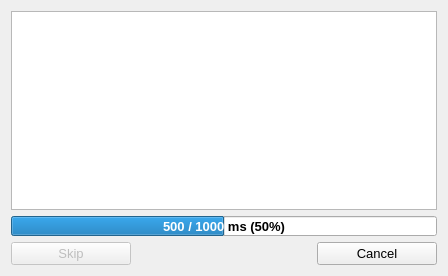
<?xml version="1.0" encoding="UTF-8"?>
<ui version="4.0">
 <class>JudgingDialog</class>
 <widget class="QDialog" name="JudgingDialog">
  <property name="windowModality">
   <enum>Qt::WindowModality::WindowModal</enum>
  </property>
  <property name="geometry">
   <rect>
    <x>0</x>
    <y>0</y>
    <width>448</width>
    <height>276</height>
   </rect>
  </property>
  <property name="minimumSize">
   <size>
    <width>448</width>
    <height>263</height>
   </size>
  </property>
  <property name="windowTitle">
   <string>Judging</string>
  </property>
  <layout class="QVBoxLayout" name="verticalLayout">
   <item>
    <layout class="QHBoxLayout" name="horizontalLayout_2">
     <item>
      <widget class="QTextBrowser" name="logViewer"/>
     </item>
    </layout>
   </item>
   <item>
    <layout class="QHBoxLayout" name="horizontalLayout">
     <item>
      <widget class="QProgressBar" name="progressBar">
       <property name="sizePolicy">
        <sizepolicy hsizetype="Expanding" vsizetype="Fixed">
         <horstretch>0</horstretch>
         <verstretch>0</verstretch>
        </sizepolicy>
       </property>
       <property name="maximumSize">
        <size>
         <width>16777215</width>
         <height>20</height>
        </size>
       </property>
       <property name="font">
        <font>
         <pointsize>10</pointsize>
         <bold>true</bold>
         <kerning>true</kerning>
        </font>
       </property>
       <property name="layoutDirection">
        <enum>Qt::LayoutDirection::LeftToRight</enum>
       </property>
       <property name="maximum">
        <number>1000</number>
       </property>
       <property name="value">
        <number>500</number>
       </property>
       <property name="alignment">
        <set>Qt::AlignmentFlag::AlignCenter</set>
       </property>
       <property name="textVisible">
        <bool>true</bool>
       </property>
       <property name="invertedAppearance">
        <bool>false</bool>
       </property>
       <property name="format">
        <string>%v / %m ms (%p%)</string>
       </property>
      </widget>
     </item>
    </layout>
   </item>
   <item>
    <layout class="QHBoxLayout" name="horizontalLayout_6">
     <item>
      <widget class="QPushButton" name="skipButton">
       <property name="enabled">
        <bool>false</bool>
       </property>
       <property name="minimumSize">
        <size>
         <width>120</width>
         <height>0</height>
        </size>
       </property>
       <property name="font">
        <font>
         <pointsize>10</pointsize>
         <bold>false</bold>
        </font>
       </property>
       <property name="cursor">
        <cursorShape>ArrowCursor</cursorShape>
       </property>
       <property name="text">
        <string>Skip</string>
       </property>
       <property name="icon">
        <iconset resource="../../resource.qrc">
         <normaloff>:/icon/media-skip-forward.svg</normaloff>:/icon/media-skip-forward.svg</iconset>
       </property>
       <property name="autoDefault">
        <bool>false</bool>
       </property>
       <property name="flat">
        <bool>false</bool>
       </property>
      </widget>
     </item>
     <item>
      <spacer name="horizontalSpacer">
       <property name="orientation">
        <enum>Qt::Orientation::Horizontal</enum>
       </property>
       <property name="sizeHint" stdset="0">
        <size>
         <width>40</width>
         <height>20</height>
        </size>
       </property>
      </spacer>
     </item>
     <item>
      <widget class="QPushButton" name="cancelButton">
       <property name="minimumSize">
        <size>
         <width>120</width>
         <height>0</height>
        </size>
       </property>
       <property name="font">
        <font>
         <pointsize>10</pointsize>
        </font>
       </property>
       <property name="text">
        <string>Cancel</string>
       </property>
       <property name="icon">
        <iconset resource="../../resource.qrc">
         <normaloff>:/icon/media-playback-stop.svg</normaloff>:/icon/media-playback-stop.svg</iconset>
       </property>
       <property name="autoDefault">
        <bool>false</bool>
       </property>
      </widget>
     </item>
    </layout>
   </item>
  </layout>
 </widget>
 <resources>
  <include location="../../resource.qrc"/>
 </resources>
 <connections/>
</ui>
